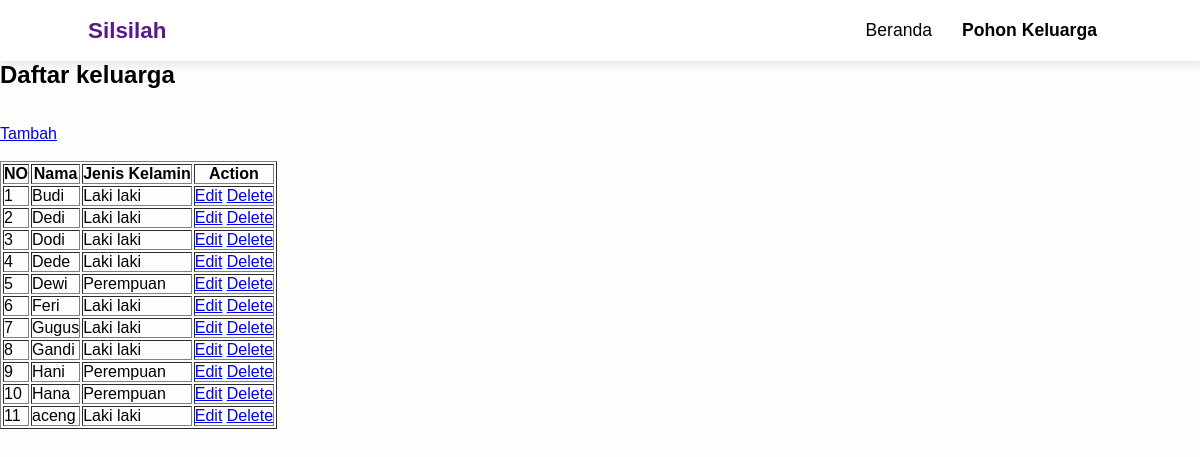
The page / on the database its author committed.
### tables this page shows
CREATE TABLE `keluarga` (
  `id` int(11) NOT NULL,
  `nama` varchar(150) NOT NULL,
  `id_ayah` int(11) DEFAULT NULL,
  `gender` enum('L','P') NOT NULL
);

### index.php (the view, shortened to what this page needs)
<!DOCTYPE html>
<html lang="en">
<head>
    <link rel="stylesheet" href="./css/style.css">
</head>
<body>
    <div class="wrapper">
        <nav>
            <div class="container-flex">
                <div class="brand">
                    <a href="">Silsilah</a>
                </div>
                <ul class="sidebar">
                    <li><a href="index.php">Beranda</a></li>
                    <li><a href="pohon.php">Pohon Keluarga</a></li>
                </ul>
            </div>
        </nav>
    </div>
    <div>
        <h2>Daftar keluarga</h2>
        <br>
        <br>
        <a href='form-tambah.php'>Tambah</a>
        <br>
        <br>
        <table border="1">
            <tr>
                <th>NO</th>
                <th>Nama</th>
                <th>Jenis Kelamin</th>
                <th colspan="2">Action</th>
            </tr>
            <?php
                include 'koneksi.php';
                $keluarga = mysqli_query($conn, "SELECT * from keluarga");
                $no = 1;
                foreach ($keluarga as $row) {
                    $jenis_kelamin = $row['gender'] == 'P' ? 'Perempuan' : 'Laki laki';
                    echo "<tr>
                <td>$no</td>
                <td>" . $row['nama'] . "</td>
                <td>" . $jenis_kelamin . "</td>
                <td><a href='form-edit.php?id=$row[id]'>Edit</a>
                    <a href='delete.php?id=$row[id]'>Delete</a>
                </td>
                </tr>";
                    $no++;
                }
            ?>
        </table>
    </div>
</body>
</html>

### css/style.css (style rules this page uses)
* { margin: 0; padding: 0; box-sizing: border-box; }
body { font-family: 'Work Sans', sans-serif; background-color: #FEFEFE; }
.container-flex { display: flex; justify-content: space-between; align-items: center; }
nav { padding: 10px 20px; box-shadow: 1px 2px 10px 2px rgba(0,0,0,.1); background-color: white; }
nav .brand a { font-size: 1.4rem; text-decoration: none; font-weight: 550; }
nav ul { display: flex; position: fixed; background-color:#505050; top: 0; bottom: 0; right: -300px; width: 300px; transition: .5s; align-items: flex-start; flex-direction: column; }
nav ul li { list-style: none; padding: 20px 15px; }
nav ul li a { color: white; font-size: 1.2rem; text-decoration: none; }
@media screen and (min-width: 960px) { nav { position: relative; } }
@media screen and (min-width: 960px) { nav ul { display: flex; position: relative; background-color:unset; top: unset; bottom: unset; right: unset; width: unset; flex-direction: row; } }
@media screen and (min-width: 960px) { nav ul li { padding: 10px 15px; } }
@media screen and (min-width: 960px) { nav ul li a { color: black; font-size: 1.1rem; } }
@media screen and (min-width: 960px) { nav ul li:last-child { font-weight: 550; } }
@media screen and (min-width: 1200px) { .container-flex { width: 100%; max-width: 1024px; margin: auto; display: flex; justify-content: space-between; align-items: center; } }

### rows shown on the page
keluarga: nama "Budi", gender "Laki laki"
keluarga: nama "Dedi", gender "Laki laki"
keluarga: nama "Dodi", gender "Laki laki"
keluarga: nama "Dede", gender "Laki laki"
keluarga: nama "Dewi", gender "Perempuan"
keluarga: nama "Feri", gender "Laki laki"
keluarga: nama "Gugus", gender "Laki laki"
keluarga: nama "Gandi", gender "Laki laki"
keluarga: nama "Hani", gender "Perempuan"
keluarga: nama "Hana", gender "Perempuan"
keluarga: nama "aceng", gender "Laki laki"
